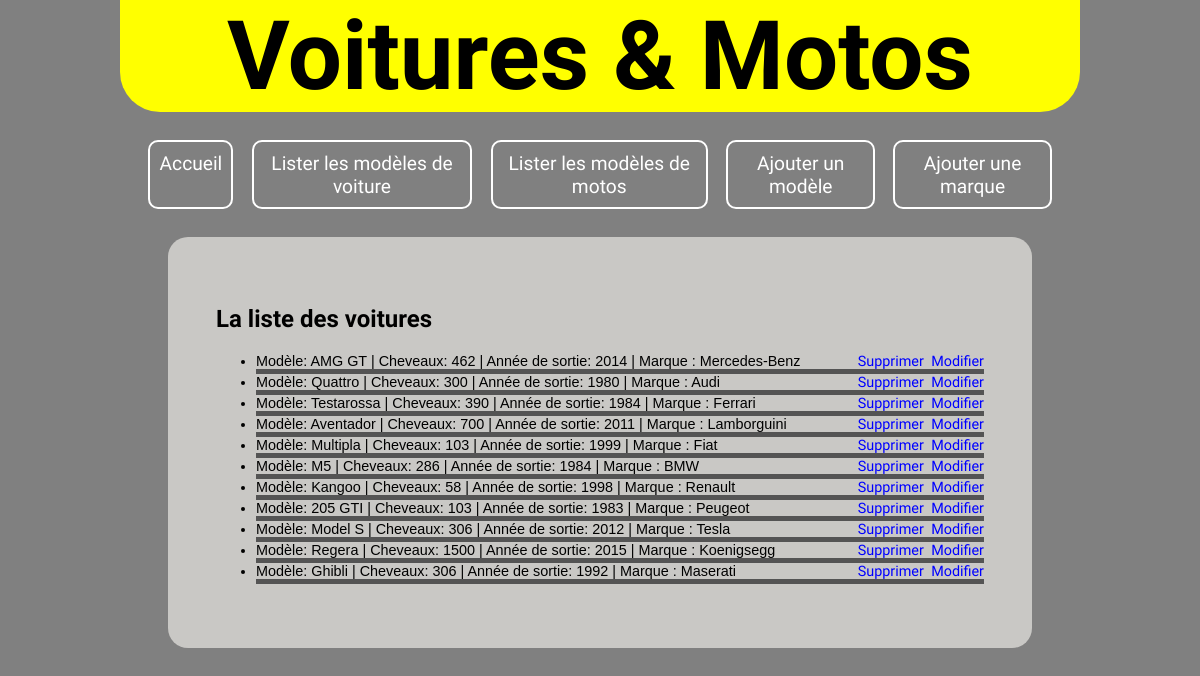
/cars_and_motorcycles/cars_list/, run on an earlier commit of the app's database.
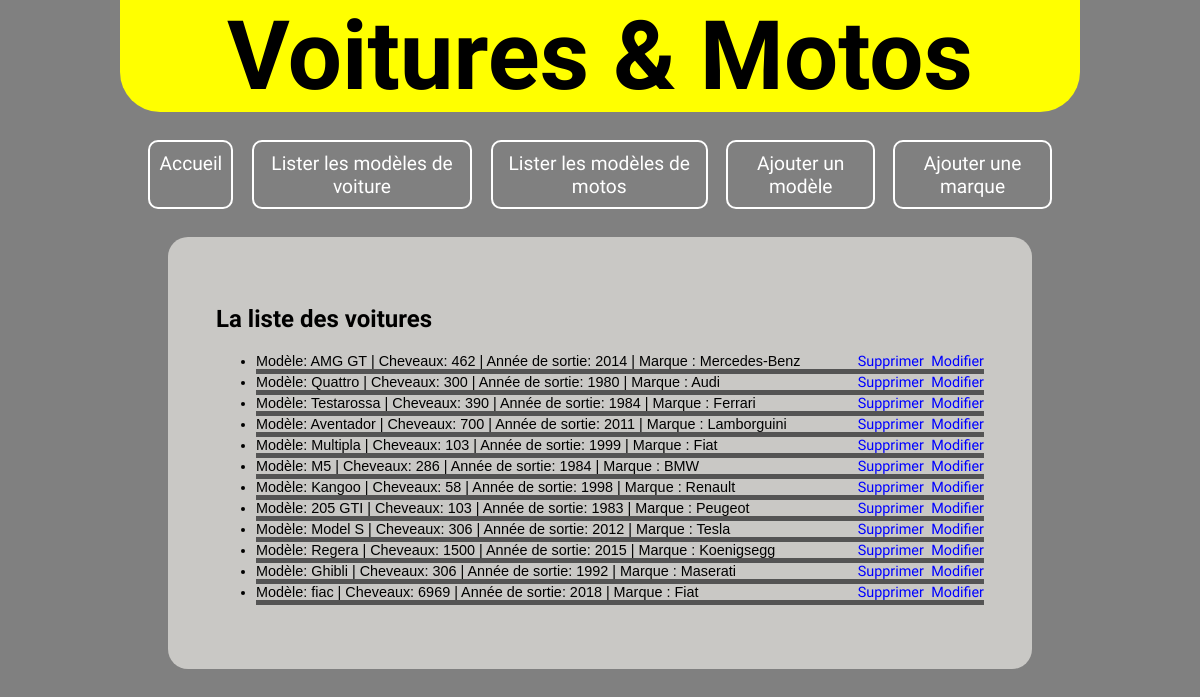
And on a later commit of the database.
### cars_and_motorcycles/models.py (models this page shows, shortened)
class car(models.Model):
    name = models.CharField(max_length=100, blank=False)
    horses = models.IntegerField(blank=False)
    release_date = models.IntegerField(blank=True)
    marque = models.ForeignKey(car_marque, on_delete=models.CASCADE, null=True)
    def __str__(self):
        return f"Modèle: {self.name} | Cheveaux: {self.horses} | Année de sortie: {self.release_date} | Marque : {self.marque}"

class car_marque(models.Model):
    marque = models.CharField(max_length=100, blank=False)
    def __str__(self):
        return f"{self.marque}"

### cars_and_motorcycles/views.py (the view)
# urls.py: path('cars_list/', views.list_all_cars),
def list_all_cars(request):
    car_list = models.car.objects.all()
    return render(request, "cars_and_motorcycles/cars_list.html/", {"liste": car_list})

### cars_and_motorcycles/templates/cars_and_motorcycles/cars_list.html (shortened to what this page needs)
{% extends "cars_and_motorcycles/index.html" %}
{% block content %}
<h2>La liste des voitures</h2>
<ul>
    {% for l in liste %}
        <li class="lists">
            {{l}}
            <a href="/cars_and_motorcycles/car_update/{{l.id}}" class="misc_options">Modifier</a>
            <a href="/cars_and_motorcycles/delete_car/{{l.id}}" class="misc_options">Supprimer</a>
        </li>
    {% endfor %}
</ul>
{% endblock %}

What changed in the data, as far as the page shows it:
added car: name+horses+release_date "Modèle: fiac | Cheveaux: 6969 | Année de sortie: 2018 | Marque : Fiat"
